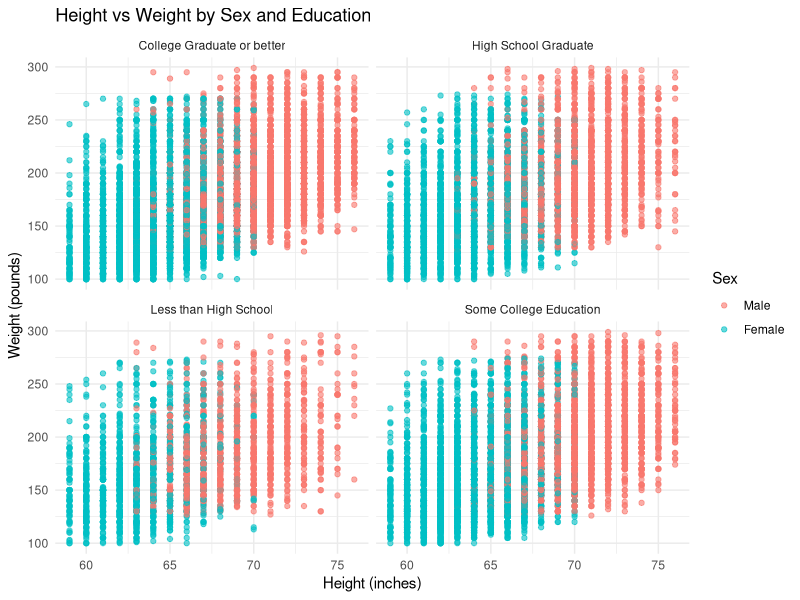
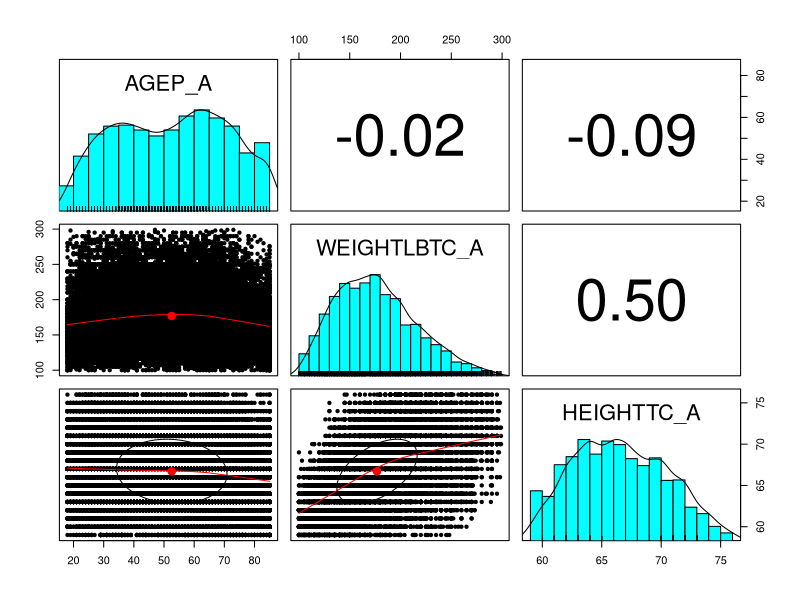

Write the R code that produced these figures, in order.
# Day 4: Multivariate Analysis

# Load clean dataset
nhis_clean <- read.csv("Data/nhis_clean.csv")

# Scatter plot: Height vs Weight
library(ggplot2)

ggplot(nhis_clean, aes(x = HEIGHTTC_A, y = WEIGHTLBTC_A, color = factor(SEX_A,
                                                                        levels = c(1, 2),
                                                                        labels = c("Male", "Female")))) +
  geom_point(alpha = 0.6) +
  facet_wrap(~ EDUCP_A) +
  labs(
    title = "Height vs Weight by Sex and Education",
    x = "Height (inches)",
    y = "Weight (pounds)",
    color = "Sex"
  ) +
  theme_minimal()

# Correlation matrix
library(psych)

pairs.panels(
  nhis_clean[, c("AGEP_A", "WEIGHTLBTC_A", "HEIGHTTC_A")]
)

# Interpretation:
# The scatter plot shows a positive relationship between height and weight,
# meaning that taller individuals tend to weigh more. This pattern remains
# similar across education levels. The correlation matrix also supports this
# finding and shows a moderate positive relationship between height and weight.
